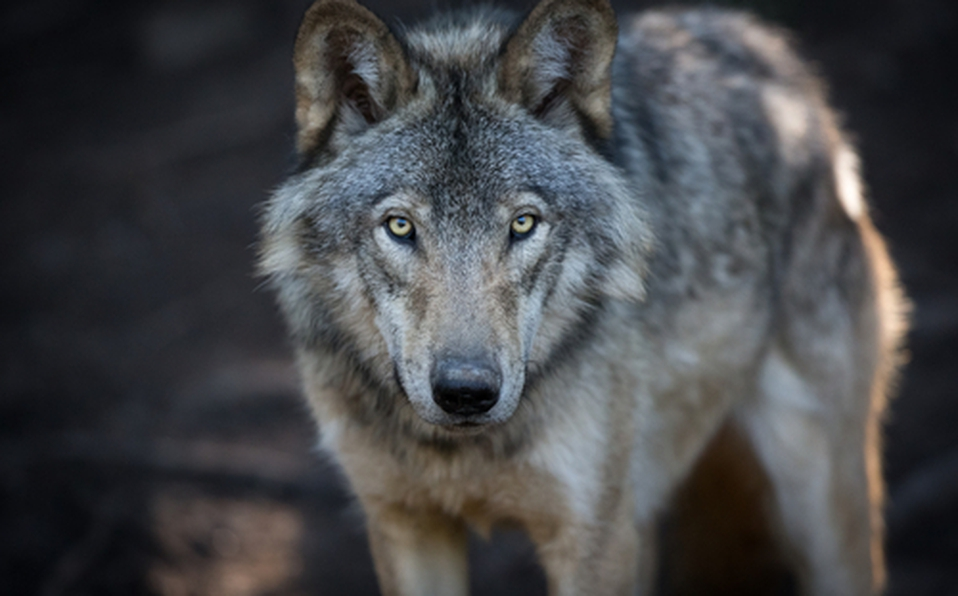
%> input picture lobo.jpg, 958 x 596 px
$ octave Programa_dos.m   (GNU Octave 9; MATLAB toolbox functions it lacks are replaced by stand-ins)
%> lines starting %> are read from the running program, lines starting %| are printed output that depends on the picture
imagen=imread('lobo.jpg');
%> imagen is the input picture: size 596x958x3 uint8; mean R, G, B 69.5, 70.4, 72.9
grises=rgb2gray(imagen);
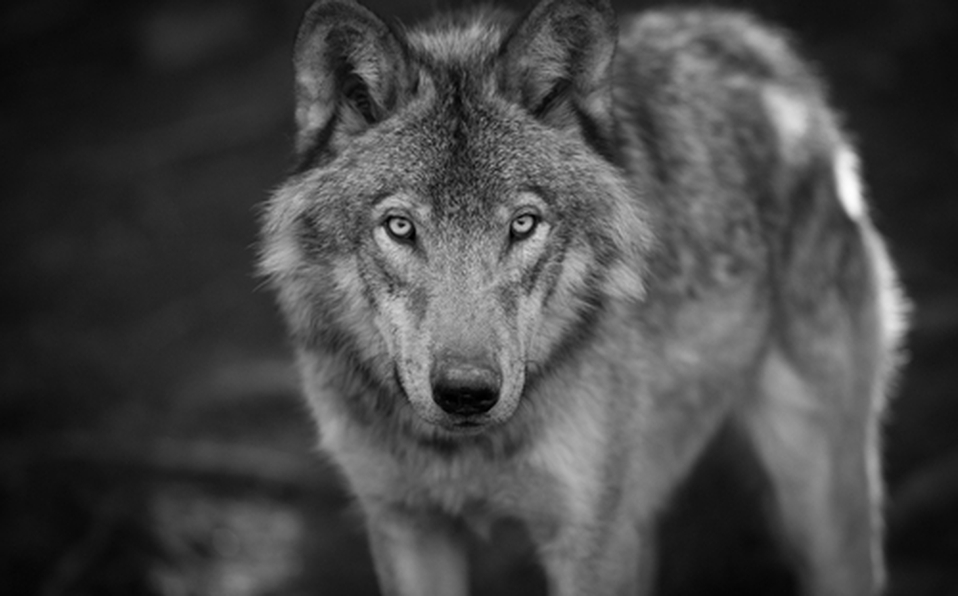
%> grises: size 596x958 uint8; min 0, max 254, mean 70.4
%imshow(grises)
gris=grises(1:512,1:512);
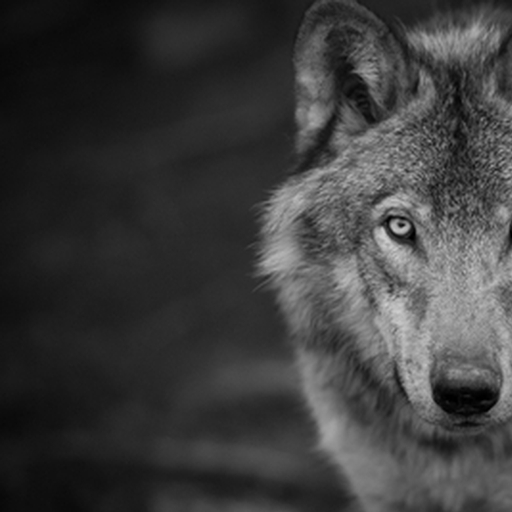
%> gris: size 512x512 uint8; min 0, max 206, mean 60.1
gris1=double(gris);
imshow(gris)
tam=size(gris);
%> tam = [512 512]
a=tam(1);
%> a = 512
gris21=zeros(a);
for k=1:6
    base=2^k;
    matriz=zeros(base);
%> (the run ends here)
